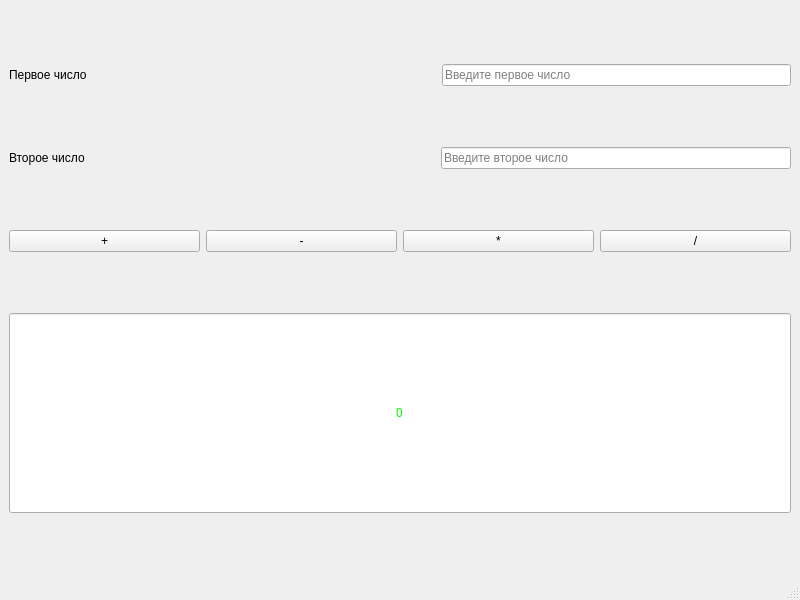
<?xml version="1.0" encoding="UTF-8"?>
<ui version="4.0">
 <class>MainWindow</class>
 <widget class="QMainWindow" name="MainWindow">
  <property name="geometry">
   <rect>
    <x>0</x>
    <y>0</y>
    <width>800</width>
    <height>600</height>
   </rect>
  </property>
  <property name="windowTitle">
   <string>MainWindow</string>
  </property>
  <widget class="QWidget" name="centralwidget">
   <layout class="QVBoxLayout" name="verticalLayout">
    <item>
     <layout class="QHBoxLayout" name="horizontalLayout_2">
      <item>
       <widget class="QLabel" name="label">
        <property name="text">
         <string>Первое число</string>
        </property>
       </widget>
      </item>
      <item>
       <spacer name="horizontalSpacer">
        <property name="orientation">
         <enum>Qt::Horizontal</enum>
        </property>
        <property name="sizeHint" stdset="0">
         <size>
          <width>158</width>
          <height>20</height>
         </size>
        </property>
       </spacer>
      </item>
      <item>
       <widget class="QLineEdit" name="lineEdit">
        <property name="inputMask">
         <string/>
        </property>
        <property name="text">
         <string/>
        </property>
        <property name="placeholderText">
         <string>Введите первое число</string>
        </property>
       </widget>
      </item>
     </layout>
    </item>
    <item>
     <layout class="QHBoxLayout" name="horizontalLayout_3">
      <item>
       <widget class="QLabel" name="label_2">
        <property name="text">
         <string>Второе число</string>
        </property>
       </widget>
      </item>
      <item>
       <spacer name="horizontalSpacer_2">
        <property name="orientation">
         <enum>Qt::Horizontal</enum>
        </property>
        <property name="sizeHint" stdset="0">
         <size>
          <width>158</width>
          <height>20</height>
         </size>
        </property>
       </spacer>
      </item>
      <item>
       <widget class="QLineEdit" name="lineEdit_2">
        <property name="inputMask">
         <string/>
        </property>
        <property name="text">
         <string/>
        </property>
        <property name="placeholderText">
         <string>Введите второе число</string>
        </property>
       </widget>
      </item>
     </layout>
    </item>
    <item>
     <layout class="QHBoxLayout" name="horizontalLayout">
      <item>
       <widget class="QPushButton" name="pushButton">
        <property name="text">
         <string>+</string>
        </property>
       </widget>
      </item>
      <item>
       <widget class="QPushButton" name="pushButton_3">
        <property name="text">
         <string>-</string>
        </property>
       </widget>
      </item>
      <item>
       <widget class="QPushButton" name="pushButton_2">
        <property name="text">
         <string>*</string>
        </property>
       </widget>
      </item>
      <item>
       <widget class="QPushButton" name="pushButton_4">
        <property name="text">
         <string>/</string>
        </property>
       </widget>
      </item>
     </layout>
    </item>
    <item>
     <widget class="QLineEdit" name="lineEdit_3">
      <property name="minimumSize">
       <size>
        <width>0</width>
        <height>200</height>
       </size>
      </property>
      <property name="styleSheet">
       <string notr="true">color: rgb(0, 249, 0);
font: 24pt &quot;Helvetica&quot;;</string>
      </property>
      <property name="inputMask">
       <string>\0</string>
      </property>
      <property name="alignment">
       <set>Qt::AlignCenter</set>
      </property>
     </widget>
    </item>
   </layout>
  </widget>
  <widget class="QMenuBar" name="menubar">
   <property name="geometry">
    <rect>
     <x>0</x>
     <y>0</y>
     <width>800</width>
     <height>24</height>
    </rect>
   </property>
  </widget>
  <widget class="QStatusBar" name="statusbar"/>
 </widget>
 <resources/>
 <connections/>
</ui>
